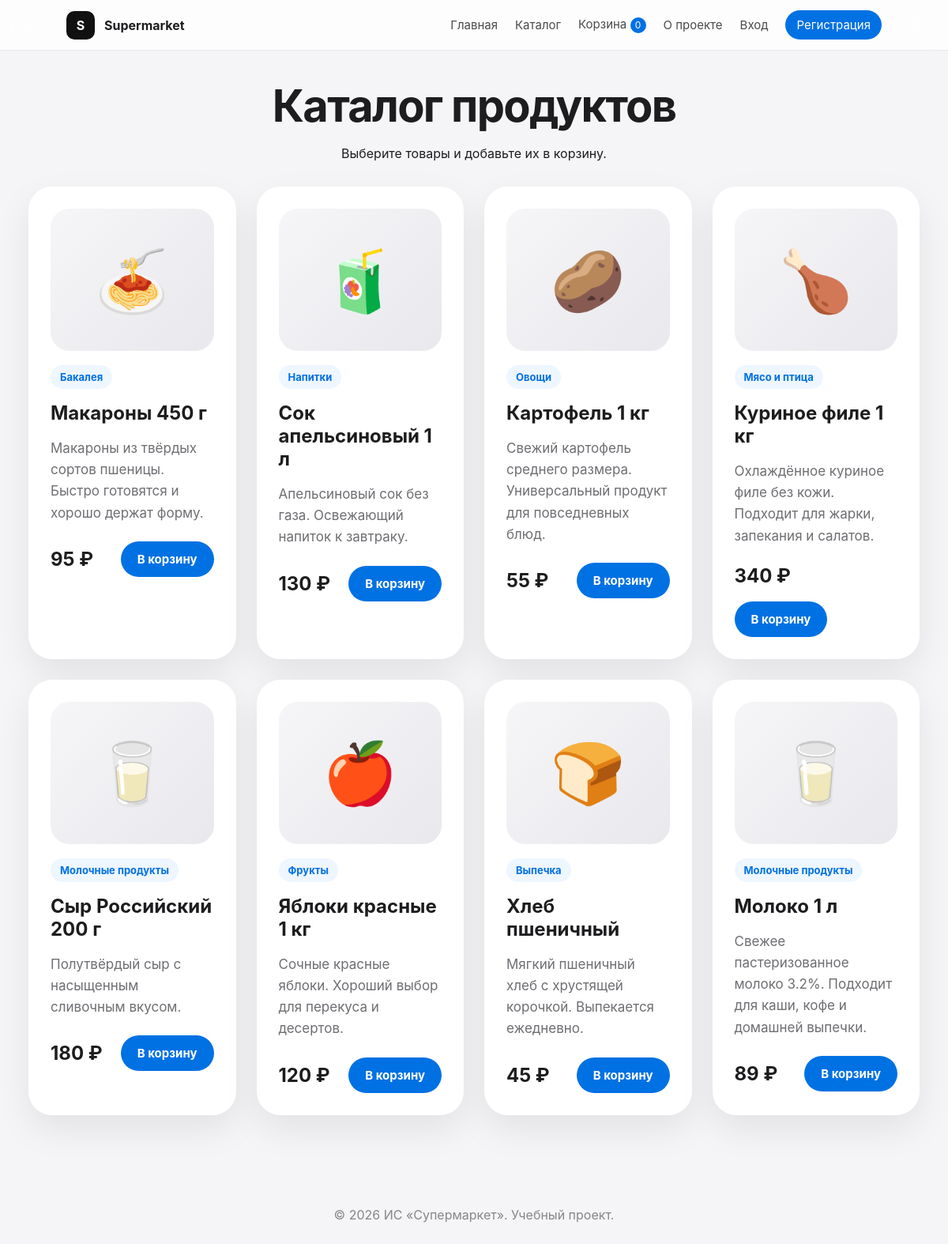
The page /index.php?page=products on the database its author committed.
### tables this page shows
CREATE TABLE `products` (
  `id` INT NOT NULL AUTO_INCREMENT,
  `name` VARCHAR(120) NOT NULL,
  `category` VARCHAR(80) NOT NULL,
  `description` TEXT NOT NULL,
  `price` DECIMAL(10,2) NOT NULL,
  `stock` INT NOT NULL DEFAULT 0,
  `is_deleted` TINYINT(1) NOT NULL DEFAULT 0,
  `created_at` TIMESTAMP NOT NULL DEFAULT CURRENT_TIMESTAMP,
  PRIMARY KEY (`id`)
);

### src/Router/Router.php (called while the page is built, shortened)
<?php
class Router
{
    public function route(string $page): string
    {
        switch ($page) {
            case 'products':
                return (new ProductController())->index();
        }
    }
}

### src/Controllers/ProductController.php (the view, shortened to what this page needs)
<?php
class ProductController
{
    public function index(): string
    {
        $pdo = Config::getPDO();
        $stmt = $pdo->query('SELECT * FROM products WHERE is_deleted = 0 ORDER BY id DESC');
        $products = $stmt->fetchAll();
        $icons = [
            'Молочные продукты' => '🥛',
            'Выпечка' => '🍞',
            'Фрукты' => '🍎',
            'Мясо и птица' => '🍗',
            'Овощи' => '🥔',
            'Напитки' => '🧃',
            'Бакалея' => '🍝'
        ];
        $content = "<section class='catalog-head'><h1>Каталог продуктов</h1><p>Выберите товары и добавьте их в корзину.</p></section>";
        $content .= "<section class='products'>";
        foreach ($products as $product) {
            $id = (int)$product['id'];
            $name = BaseTemplate::escape($product['name']);
            $category = BaseTemplate::escape($product['category']);
            $description = BaseTemplate::escape($product['description']);
            $price = number_format((float)$product['price'], 0, '.', ' ');
            $icon = $icons[$product['category']] ?? '🛒';
            $content .= "
                <article class='product-card'>
                    <div class='product-preview'><span>{$icon}</span></div>
                    <span class='tag'>{$category}</span>
                    <h3>{$name}</h3>
                    <p>{$description}</p>
                    <div class='product-bottom'>
                        <strong>{$price} ₽</strong>
                        <a class='btn' href='/supermarket/index.php?page=basket_add&id={$id}'>В корзину</a>
                    </div>
                </article>
            ";
        }
        $content .= "</section>";
        return BaseTemplate::render('Каталог', $content);
    }
}

### index.php (shortened to what this page needs)
<?php
require_once __DIR__ . "/src/Configs/Config.php";
require_once __DIR__ . "/src/Views/BaseTemplate.php";
require_once __DIR__ . "/src/Router/Router.php";
require_once __DIR__ . "/src/Controllers/ProductController.php";
$page = $_GET['page'] ?? '';
$router = new Router();
echo $router->route($page);

### src/Views/BaseTemplate.php (shortened to what this page needs)
<?php
class BaseTemplate
{
    public static function render(string $title, string $content): string
    {
        $username = $_SESSION['username'] ?? null;
        $basketCount = array_sum($_SESSION['basket'] ?? []);
        $flash = $_SESSION['flash'] ?? null;
        $authLinks = '';
        if ($username === null) {
            $authLinks = "
                <a href='/supermarket/index.php?page=login'>Вход</a>
                <a class='nav-pill' href='/supermarket/index.php?page=register'>Регистрация</a>
            ";
        }
        $flashHtml = '';
        return "
        <!DOCTYPE html>
        <html lang='ru'>
        <head>
            <meta charset='UTF-8'>
            <meta name='viewport' content='width=device-width, initial-scale=1.0'>
            <title>{$title}</title>
            <link rel='stylesheet' href='/supermarket/assets/css/style.css'>
        </head>
        <body>
            <header class='topbar'>
                <a class='brand' href='/supermarket/index.php'>
                    <span class='logo'>S</span>
                    <span>Supermarket</span>
                </a>
                <nav>
                    <a href='/supermarket/index.php'>Главная</a>
                    <a href='/supermarket/index.php?page=products'>Каталог</a>
                    <a href='/supermarket/index.php?page=basket'>Корзина <span class='count'>{$basketCount}</span></a>
                    <a href='/supermarket/index.php?page=about'>О проекте</a>
                    {$authLinks}
                </nav>
            </header>
            <main>
                {$flashHtml}
                {$content}
            </main>
            <footer>
                <p>© 2026 ИС «Супермаркет». Учебный проект.</p>
            </footer>
        </body>
        </html>
        ";
    }
    public static function escape(?string $value): string
    {
        return htmlspecialchars((string)$value, ENT_QUOTES, 'UTF-8');
    }
}

### assets/css/style.css (style rules this page uses)
* { box-sizing: border-box; }
body { margin: 0; font-family: -apple-system, BlinkMacSystemFont, "Segoe UI", Arial, sans-serif; background: #f5f5f7; color: #1d1d1f; }
a { color: inherit; }
.topbar { height: 64px; padding: 0 7%; background: rgba(255,255,255,0.82); backdrop-filter: blur(22px); border-bottom: 1px solid rgba(0,0,0,0.08); display: flex; align-items: center; justify-content: space-between; position: sticky; top: 0; z-index: 10; }
.brand { text-decoration: none; display: flex; align-items: center; gap: 12px; font-weight: 700; }
.logo { width: 36px; height: 36px; border-radius: 10px; background: #111; color: white; display: inline-flex; align-items: center; justify-content: center; }
nav { display: flex; align-items: center; gap: 22px; font-size: 15px; }
nav a { text-decoration: none; color: #4a4a4d; }
.nav-pill, .nav-pill-dark { padding: 9px 14px; border-radius: 999px; background: #0071e3; color: white !important; }
.count { display: inline-flex; min-width: 20px; height: 20px; background: #0071e3; color: white; border-radius: 50%; align-items: center; justify-content: center; font-size: 12px; }
main { width: min(1180px, 94%); margin: 0 auto; padding: 36px 0 70px; }
.btn { border: none; cursor: pointer; display: inline-flex; align-items: center; justify-content: center; text-decoration: none; background: #0071e3; color: white; padding: 13px 21px; border-radius: 999px; font-weight: 700; font-size: 15px; transition: 0.2s ease; }
.features, .products, .admin-grid, .role-grid { display: grid; grid-template-columns: repeat(auto-fit, minmax(250px, 1fr)); gap: 26px; margin-top: 32px; }
.feature-card, .product-card, .admin-card, .role-card, .panel { background: white; border-radius: 30px; padding: 28px; box-shadow: 0 18px 45px rgba(0,0,0,0.08); }
.feature-card h3, .product-card h3, .admin-card h3 { font-size: 24px; margin: 16px 0 10px; }
.feature-card p, .product-card p, .panel p { color: #6e6e73; line-height: 1.6; font-size: 17px; }
.catalog-head { text-align: center; margin-bottom: 30px; }
.catalog-head h1, .panel h1 { font-size: clamp(36px, 5vw, 56px); margin: 0 0 12px; letter-spacing: -1.7px; }
.product-card { transition: 0.25s ease; }
.product-preview { height: 180px; border-radius: 24px; background: linear-gradient(135deg, #f6f6f8, #e8e8ed); display: flex; align-items: center; justify-content: center; }
.product-preview span { font-size: 76px; }
.tag { display: inline-flex; margin-top: 18px; background: #eef6ff; color: #0071e3; padding: 7px 12px; border-radius: 999px; font-size: 13px; font-weight: 700; }
.product-bottom, .basket-total, .panel-title { display: flex; align-items: center; justify-content: space-between; gap: 18px; flex-wrap: wrap; margin-top: 22px; }
.product-bottom strong, .basket-total strong { font-size: 24px; }
footer { color: #86868b; text-align: center; padding: 30px; }

### rows shown on the page
products: category "🍝", category "Бакалея", name "Макароны 450 г", description "Макароны из твёрдых сортов пшеницы. Быстро готовятся и хорошо держат форму.", price "95"
products: category "🧃", category "Напитки", name "Сок апельсиновый 1 л", description "Апельсиновый сок без газа. Освежающий напиток к завтраку.", price "130"
products: category "🥔", category "Овощи", name "Картофель 1 кг", description "Свежий картофель среднего размера. Универсальный продукт для повседневных блюд.", price "55"
products: category "🍗", category "Мясо и птица", name "Куриное филе 1 кг", description "Охлаждённое куриное филе без кожи. Подходит для жарки, запекания и салатов.", price "340"
products: category "🥛", category "Молочные продукты", name "Сыр Российский 200 г", description "Полутвёрдый сыр с насыщенным сливочным вкусом.", price "180"
products: category "🍎", category "Фрукты", name "Яблоки красные 1 кг", description "Сочные красные яблоки. Хороший выбор для перекуса и десертов.", price "120"
products: category "🍞", category "Выпечка", name "Хлеб пшеничный", description "Мягкий пшеничный хлеб с хрустящей корочкой. Выпекается ежедневно.", price "45"
products: category "🥛", category "Молочные продукты", name "Молоко 1 л", description "Свежее пастеризованное молоко 3.2%. Подходит для каши, кофе и домашней выпечки.", price "89"

### other values the page prints
$basketCount "0"
